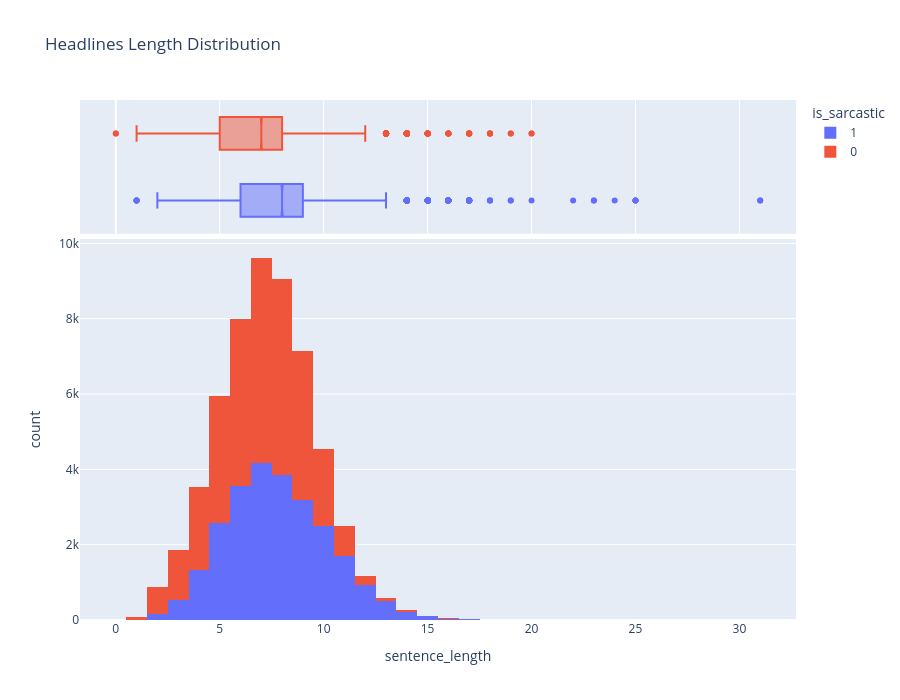

Notebook code for this chart:
### Markdown cell above
## Headlines Length Distribution: Outliers Removed
- The headlines after the removal of outliers do not exceed the limit of 20-30 words
- They are mostly centered in the range of 5-10 words

### Code cell
px.histogram(data, x="sentence_length",height=700, color='is_sarcastic', title="Headlines Length Distribution", marginal="box")

### Figure 1 — Plotly figure (JSON) as saved in the notebook; plotly's stock layout.template omitted (floating-point values rounded to 4 significant figures; data arrays with more than 128 entries replaced by an {"elided": "..."} marker saying what was removed)
{"data": [{"alignmentgroup": "True", "bingroup": "x", "hovertemplate": "is_sarcastic=1<br>sentence_length=%{x}<br>count=%{y}<extra></extra>", "legendgroup": "1", "marker": {"color": "#636efa", "pattern": {"shape": ""}}, "name": "1", "offsetgroup": "1", "orientation": "v", "showlegend": true, "x": {"elided": "25357 int values"}, "xaxis": "x", "yaxis": "y", "type": "histogram"}, {"alignmentgroup": "True", "hovertemplate": "is_sarcastic=1<br>sentence_length=%{x}<extra></extra>", "legendgroup": "1", "marker": {"color": "#636efa"}, "name": "1", "notched": true, "offsetgroup": "1", "showlegend": false, "x": {"elided": "25357 int values"}, "xaxis": "x2", "yaxis": "y2", "type": "box"}, {"alignmentgroup": "True", "bingroup": "x", "hovertemplate": "is_sarcastic=0<br>sentence_length=%{x}<br>count=%{y}<extra></extra>", "legendgroup": "0", "marker": {"color": "#EF553B", "pattern": {"shape": ""}}, "name": "0", "offsetgroup": "0", "orientation": "v", "showlegend": true, "x": {"elided": "29970 int values"}, "xaxis": "x", "yaxis": "y", "type": "histogram"}, {"alignmentgroup": "True", "hovertemplate": "is_sarcastic=0<br>sentence_length=%{x}<extra></extra>", "legendgroup": "0", "marker": {"color": "#EF553B"}, "name": "0", "notched": true, "offsetgroup": "0", "showlegend": false, "x": {"elided": "29970 int values"}, "xaxis": "x2", "yaxis": "y2", "type": "box"}], "layout": {"xaxis": {"anchor": "y", "domain": [0, 1], "title": {"text": "sentence_length"}}, "yaxis": {"anchor": "x", "domain": [0, 0.7326], "title": {"text": "count"}}, "xaxis2": {"anchor": "y2", "domain": [0, 1], "matches": "x", "showticklabels": false, "showgrid": true}, "yaxis2": {"anchor": "x2", "domain": [0.7426, 1], "matches": "y2", "showticklabels": false, "showline": false, "ticks": "", "showgrid": false}, "legend": {"title": {"text": "is_sarcastic"}, "tracegroupgap": 0}, "title": {"text": "Headlines Length Distribution"}, "barmode": "relative", "height": 700}}
